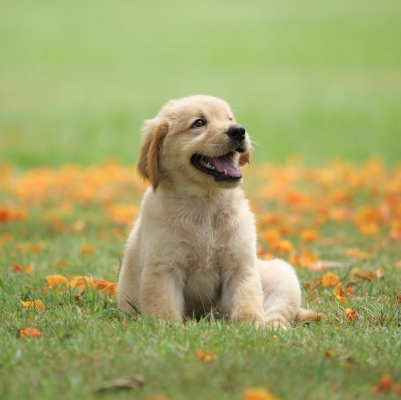
#> input picture ComputerVision/images/dog.jpg, 401 x 400 px, found by its file name
$ jupyter execute assignment_01.ipynb
#> lines starting #> are read from the running program, lines starting #| are printed output that depends on the picture
[cell 1]
import cv2
import matplotlib.pyplot as plt

[cell 2]
img = cv2.imread('../images/dog.jpg')
#> img is the input picture: shape (400, 401, 3); mean B, G, R 102.9, 164.7, 162.3

[cell 3]
original_img = cv2.cvtColor(img, cv2.COLOR_BGR2RGB)

[cell 4]
resized_image = cv2.resize(img, (128,128))
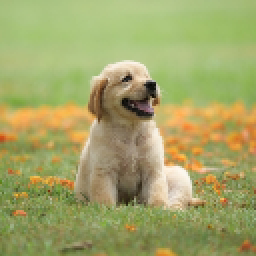
#> resized_image: shape (128, 128, 3) (shown 2 times larger); mean B, G, R 102.8, 164.6, 162.3
resized_rgb = cv2.cvtColor(resized_image, cv2.COLOR_BGR2RGB)

gray = cv2.cvtColor(resized_image, cv2.COLOR_BGR2GRAY)
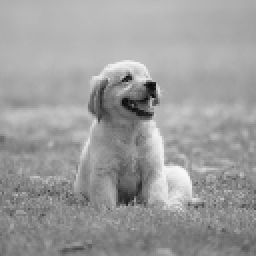
#> gray: shape (128, 128) (shown 2 times larger); min 8, max 248, mean 156.8

height, width = img.shape[:2]
#> height = 400; width = 401
center = (width//2, height//2)
#> center = (200, 200)

rotation_matrix = cv2.getRotationMatrix2D(center, 60, 1.0)

rotated = cv2.warpAffine(
    img,
    rotation_matrix,
    (width, height)
)
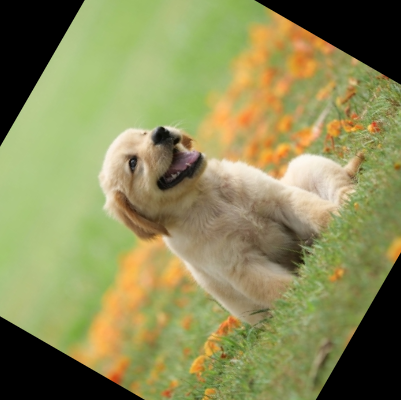
#> rotated: shape (400, 401, 3); mean B, G, R 87.7, 139.3, 139.7

rotated_rgb = cv2.cvtColor(rotated, cv2.COLOR_BGR2RGB)

plt.figure(figsize=(16,4))

plt.subplot(1,4,1)
plt.imshow(original_img)
plt.title("Original Image")
plt.axis("off")

plt.subplot(1,4,2)
plt.imshow(resized_rgb, cmap='gray')
plt.title("Resized 128 x 128")
plt.axis("off")

plt.subplot(1,4,3)
plt.imshow(gray)
plt.title("Grayscale")
plt.axis("off")

plt.subplot(1,4,4)
plt.imshow(rotated_rgb, cmap='gray')
plt.title("Rotated")
plt.axis("off")
plt.show()
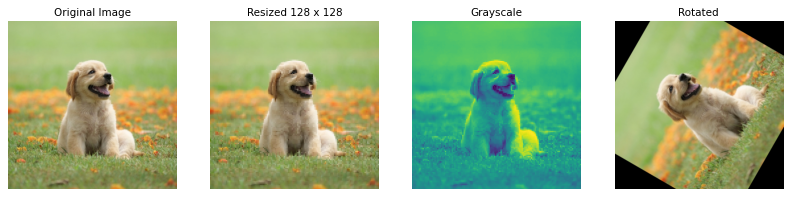
#> figure drawn by matplotlib, 4 panels

$ run again, with ComputerVision/images/buildings.jpg copied over ComputerVision/images/dog.jpg
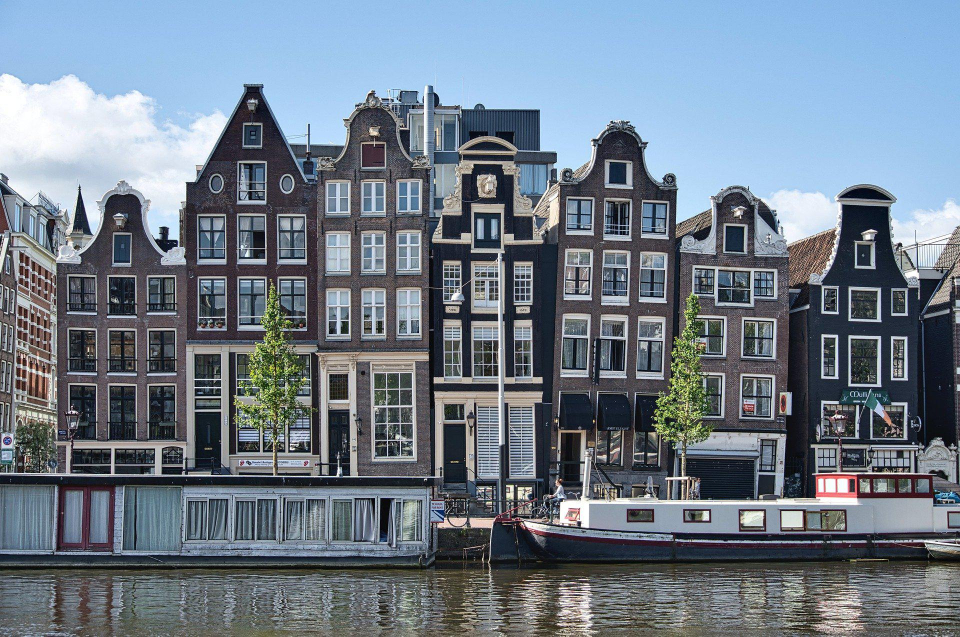
#> input picture ComputerVision/images/buildings.jpg, 1920 x 1273 px, found by its file name (shown at 1/2 size)
#> img is the input picture: shape (1273, 1920, 3); mean B, G, R 136.8, 123.9, 111.8
#> `rotated = cv2.warpAffine( img, rotation_matrix, (width, height) )`:
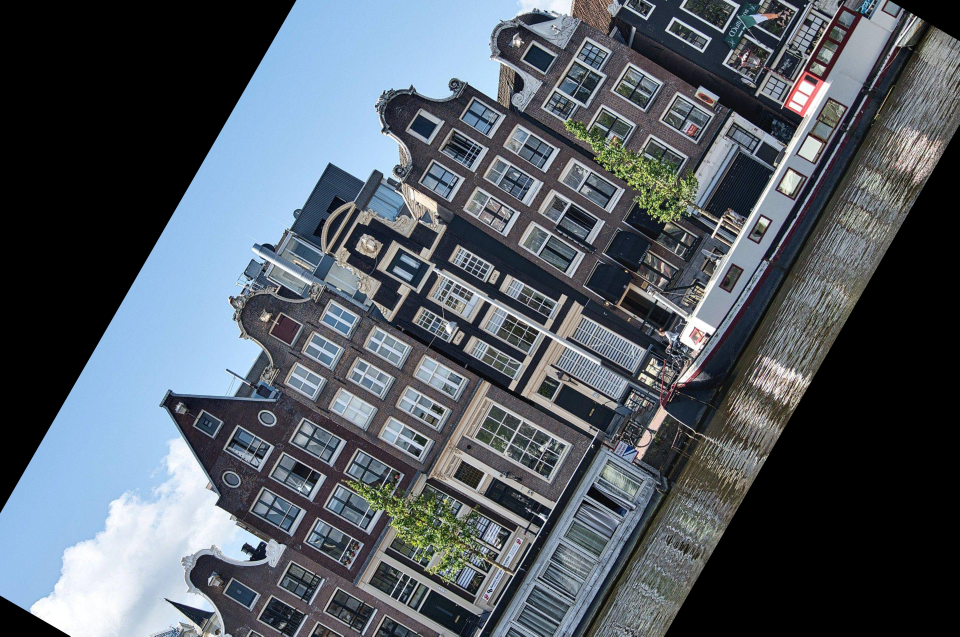
#> rotated: shape (1273, 1920, 3) (shown at 1/2 size); mean B, G, R 99.6, 91.2, 83.2
#> `plt.show()`:
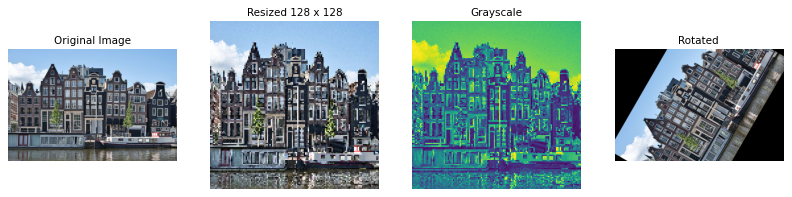
#> figure drawn by matplotlib, 4 panels

$ run again, with ComputerVision/images/king kong.jpg copied over ComputerVision/images/dog.jpg
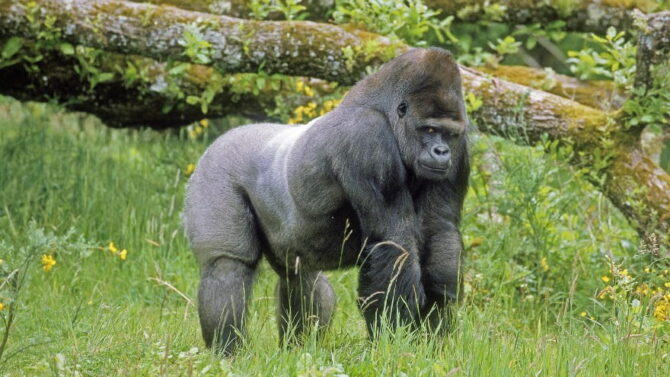
#> input picture ComputerVision/images/king kong.jpg, 670 x 377 px, found by its file name
#> img is the input picture: shape (377, 670, 3); mean B, G, R 84.2, 131.3, 118.9
#> `rotated = cv2.warpAffine( img, rotation_matrix, (width, height) )`:
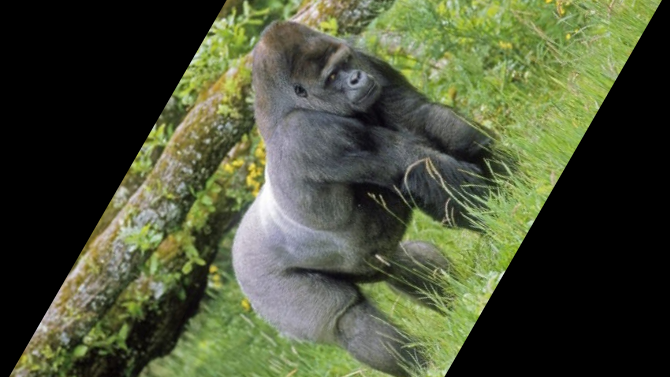
#> rotated: shape (377, 670, 3); mean B, G, R 56.2, 81.7, 74.8
#> `plt.show()`:
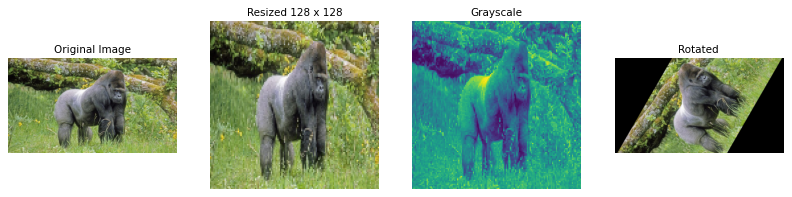
#> figure drawn by matplotlib, 4 panels
